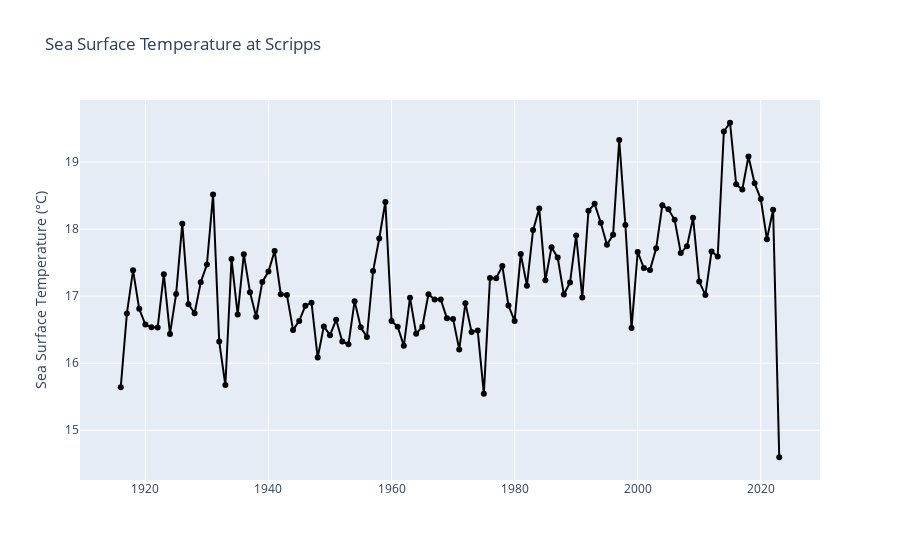

Write notebook code for a chart like this one.
### Code cell
import plotly.graph_objects as go
fig = go.Figure()

fig.add_trace(go.Scatter(x=yearly_stats.index, y=yearly_stats.mean_sst, mode='lines', name='Yearly Mean', line=dict(color='black'), showlegend=False))
# fig.add_trace(go.Scatter(x=yearly_stats.index, y=yearly_stats.min_sst, mode='lines', name='Yearly Min', line=dict(color='blue'), showlegend=False))
# fig.add_trace(go.Scatter(x=yearly_stats.index, y=yearly_stats.max_sst, mode='lines', name='Yearly Max', line=dict(color='red'), showlegend=False))

# Update traces to include markers and disable hovertemplate
fig.update_traces(mode="markers+lines", hovertemplate=None)
fig.update_layout(title='Sea Surface Temperature at Scripps', yaxis_title='Sea Surface Temperature (°C)', hovermode="x unified")

# Save figure
fig.write_html('trinidad_beach_time_series.html')
fig

### Figure 1 — Plotly figure (JSON) as saved in the notebook; plotly's stock layout.template omitted (floating-point values rounded to 4 significant figures)
{"data": [{"line": {"color": "black"}, "mode": "markers+lines", "name": "Yearly Mean", "showlegend": false, "type": "scatter", "x": [1916, 1917, 1918, 1919, 1920, 1921, 1922, 1923, 1924, 1925, 1926, 1927, 1928, 1929, 1930, 1931, 1932, 1933, 1934, 1935, 1936, 1937, 1938, 1939, 1940, 1941, 1942, 1943, 1944, 1945, 1946, 1947, 1948, 1949, 1950, 1951, 1952, 1953, 1954, 1955, 1956, 1957, 1958, 1959, 1960, 1961, 1962, 1963, 1964, 1965, 1966, 1967, 1968, 1969, 1970, 1971, 1972, 1973, 1974, 1975, 1976, 1977, 1978, 1979, 1980, 1981, 1982, 1983, 1984, 1985, 1986, 1987, 1988, 1989, 1990, 1991, 1992, 1993, 1994, 1995, 1996, 1997, 1998, 1999, 2000, 2001, 2002, 2003, 2004, 2005, 2006, 2007, 2008, 2009, 2010, 2011, 2012, 2013, 2014, 2015, 2016, 2017, 2018, 2019, 2020, 2021, 2022, 2023], "y": [15.64, 16.74, 17.39, 16.81, 16.58, 16.54, 16.53, 17.33, 16.44, 17.03, 18.08, 16.88, 16.75, 17.21, 17.47, 18.51, 16.32, 15.67, 17.55, 16.73, 17.63, 17.06, 16.69, 17.21, 17.37, 17.67, 17.03, 17.02, 16.5, 16.63, 16.86, 16.9, 16.08, 16.55, 16.42, 16.65, 16.32, 16.28, 16.93, 16.54, 16.39, 17.37, 17.86, 18.4, 16.63, 16.54, 16.26, 16.98, 16.44, 16.54, 17.03, 16.95, 16.95, 16.67, 16.66, 16.21, 16.89, 16.47, 16.49, 15.55, 17.27, 17.27, 17.45, 16.86, 16.63, 17.63, 17.16, 17.98, 18.31, 17.24, 17.73, 17.57, 17.02, 17.2, 17.9, 16.98, 18.27, 18.38, 18.09, 17.77, 17.91, 19.33, 18.06, 16.52, 17.66, 17.42, 17.39, 17.71, 18.35, 18.29, 18.14, 17.64, 17.74, 18.17, 17.22, 17.01, 17.67, 17.59, 19.45, 19.59, 18.67, 18.59, 19.08, 18.68, 18.45, 17.85, 18.29, 14.6]}], "layout": {"hovermode": "x unified", "title": {"text": "Sea Surface Temperature at Scripps"}, "yaxis": {"title": {"text": "Sea Surface Temperature (°C)"}}}}
